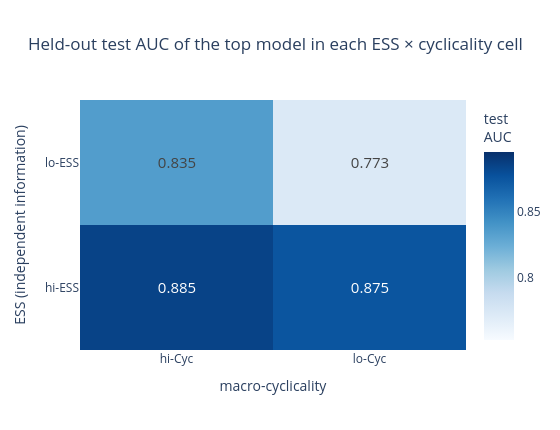
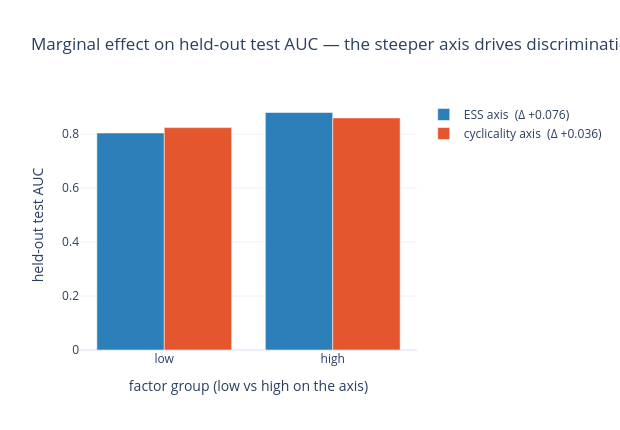

Here is the notebook cell these charts were saved with, in order:
### Code cell
# --- arrange the four held-out test AUCs in the 2x2 and read the margins ---
p = q4.assign(ess=q4['quad'].str[:6], cyc=q4['quad'].str[-6:])
piv = p.pivot(index='ess', columns='cyc', values='test_auc') \
       .reindex(index=['hi-ESS', 'lo-ESS'], columns=['hi-Cyc', 'lo-Cyc'])
ess_margin = piv.mean(axis=1); cyc_margin = piv.mean(axis=0)
d_ess = ess_margin['hi-ESS'] - ess_margin['lo-ESS']; d_cyc = cyc_margin['hi-Cyc'] - cyc_margin['lo-Cyc']
print("held-out test AUC in the 2x2:")
print(piv.round(3).to_string())
print(f"\nESS margin  (hi - lo): {d_ess:+.3f}")
print(f"Cyclicality margin (hi - lo): {d_cyc:+.3f}")
print(f"=> {'ESS' if abs(d_ess) > abs(d_cyc) else 'cyclicality'} moves held-out AUC more.")

fig = go.Figure(go.Heatmap(z=piv.values, x=list(piv.columns), y=list(piv.index),
    colorscale='Blues', zmin=piv.values.min() - .02, zmax=piv.values.max() + .01,
    text=piv.round(3).values, texttemplate='%{text}', textfont=dict(size=15),
    colorbar=dict(title='test<br>AUC')))
fig.update_layout(template='plotly_white', width=560, height=430,
    title='Held-out test AUC of the top model in each ESS × cyclicality cell',
    xaxis_title='macro-cyclicality', yaxis_title='ESS (independent information)')
fig.show()

fig = go.Figure()
fig.add_bar(x=['low', 'high'], y=[ess_margin['lo-ESS'], ess_margin['hi-ESS']],
            name=f'ESS axis  (Δ {d_ess:+.3f})', marker_color='#2C7FB8')
fig.add_bar(x=['low', 'high'], y=[cyc_margin['lo-Cyc'], cyc_margin['hi-Cyc']],
            name=f'cyclicality axis  (Δ {d_cyc:+.3f})', marker_color='#E4572E')
fig.update_layout(barmode='group', template='plotly_white', width=620, height=430,
    title='Marginal effect on held-out test AUC — the steeper axis drives discrimination',
    xaxis_title='factor group (low vs high on the axis)', yaxis_title='held-out test AUC',
    yaxis=dict(range=[min(ess_margin.min(), cyc_margin.min()) - .03, None]))
fig.show()

### Figure 1 — Plotly figure (JSON) as saved in the notebook; plotly's stock layout.template omitted (floating-point values rounded to 4 significant figures)
{"data": [{"colorbar": {"title": {"text": "test<br>AUC"}}, "colorscale": [[0.0, "rgb(247,251,255)"], [0.125, "rgb(222,235,247)"], [0.25, "rgb(198,219,239)"], [0.375, "rgb(158,202,225)"], [0.5, "rgb(107,174,214)"], [0.625, "rgb(66,146,198)"], [0.75, "rgb(33,113,181)"], [0.875, "rgb(8,81,156)"], [1.0, "rgb(8,48,107)"]], "text": [[0.885, 0.875], [0.835, 0.773]], "textfont": {"size": 15}, "texttemplate": "%{text}", "type": "heatmap", "x": ["hi-Cyc", "lo-Cyc"], "y": ["hi-ESS", "lo-ESS"], "z": [[0.885, 0.875], [0.835, 0.773]], "zmax": 0.895, "zmin": 0.753}], "layout": {"height": 430, "title": {"text": "Held-out test AUC of the top model in each ESS × cyclicality cell"}, "width": 560, "xaxis": {"title": {"text": "macro-cyclicality"}}, "yaxis": {"title": {"text": "ESS (independent information)"}}}}

### Figure 2 — Plotly figure (JSON) as saved in the notebook; plotly's stock layout.template omitted (floating-point values rounded to 4 significant figures)
{"data": [{"marker": {"color": "#2C7FB8"}, "name": "ESS axis  (Δ +0.076)", "type": "bar", "x": ["low", "high"], "y": [0.804, 0.88]}, {"marker": {"color": "#E4572E"}, "name": "cyclicality axis  (Δ +0.036)", "type": "bar", "x": ["low", "high"], "y": [0.824, 0.86]}], "layout": {"barmode": "group", "height": 430, "title": {"text": "Marginal effect on held-out test AUC — the steeper axis drives discrimination"}, "width": 620, "xaxis": {"title": {"text": "factor group (low vs high on the axis)"}}, "yaxis": {"range": [0.774, null], "title": {"text": "held-out test AUC"}}}}
